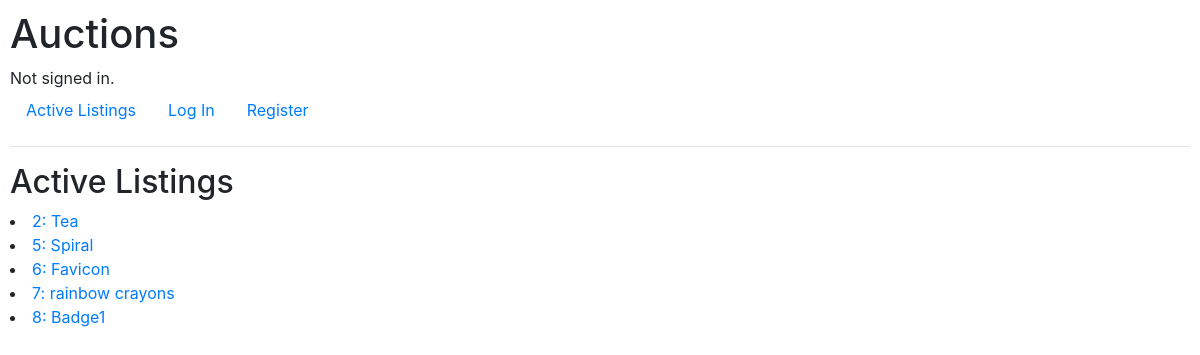
The app's page /, older data.
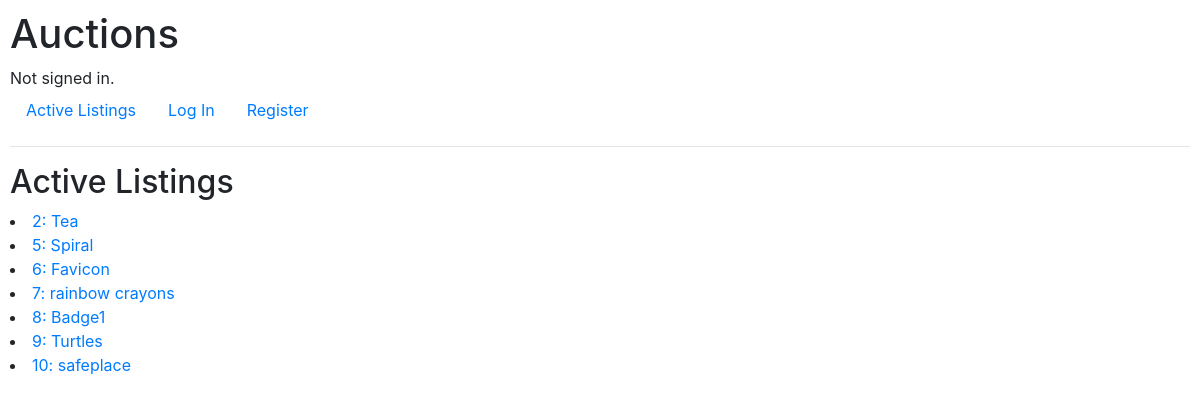
The same page, newer data.
### auctions/models.py (models this page shows, shortened)
class Listing(models.Model):
    title = models.CharField(max_length=125)
    description = models.CharField(max_length=250, blank=True)
    start_bid = models.DecimalField(max_digits=7, decimal_places=2)
    image = models.ImageField(upload_to='media', null=True, blank=True)
    is_active = models.BooleanField(default=True)

### auctions/views.py (the view)
# urls.py: path("", views.index, name="index"),
def index(request):
    return render(request, "auctions/index.html", {
        "listings": Listing.objects.all()
    })

### auctions/templates/auctions/index.html
{% extends "auctions/layout.html" %}
{% block body %}
    <h2>Active Listings</h2>
    {% for listing in listings %}
        {% if listing.is_active %}
            <li><a href="{% url 'listing' listing.id %}">{{ listing.id }}: {{ listing.title }}</a></li>
        {% endif %}
    {% endfor %}
{% endblock %}

### auctions/templates/auctions/layout.html (shortened to what this page needs)
{% load static %}
<!DOCTYPE html>
<html lang="en">
    <head>
        <link rel="stylesheet" href="https://stackpath.bootstrapcdn.com/bootstrap/4.4.1/css/bootstrap.min.css">
        <link href="{% static 'auctions/styles.css' %}" rel="stylesheet">
    </head>
    <body>
        <h1>Auctions</h1>
        <div>
            {% if user.is_authenticated %}
                Signed in as <strong>{{ user.username }}</strong>.
            {% else %}
                Not signed in.
            {% endif %}
        </div>
        <ul class="nav">
            <li class="nav-item">
                <a class="nav-link" href="{% url 'index' %}">Active Listings</a>
            </li>
            {% if user.is_authenticated %}
                <li class="nav-item">
                    <a class="nav-link" href="{% url 'logout' %}">Log Out</a>
                </li>
                <li class="nav-item">
                    <a class="nav-link" href="{% url 'create' %}">Create Listing</a>
                </li>
                <li class="nav-item">
                    <a class="nav-link" href="{% url 'watchlist' 1 %}">Watch</a>
                </li>
            {% else %}
                <li class="nav-item">
                    <a class="nav-link" href="{% url 'login' %}">Log In</a>
                </li>
                <li class="nav-item">
                    <a class="nav-link" href="{% url 'register' %}">Register</a>
                </li>
            {% endif %}
        </ul>
        <hr>
        {% block body %}
        {% endblock %}
    </body>
</html>

### auctions/static/auctions/styles.css (style rules this page uses)
body { padding: 10px; }

Row changes from the older to the newer data that the page shows:
added Listing: id "9", title "Turtles"
added Listing: id "10", title "safeplace"
